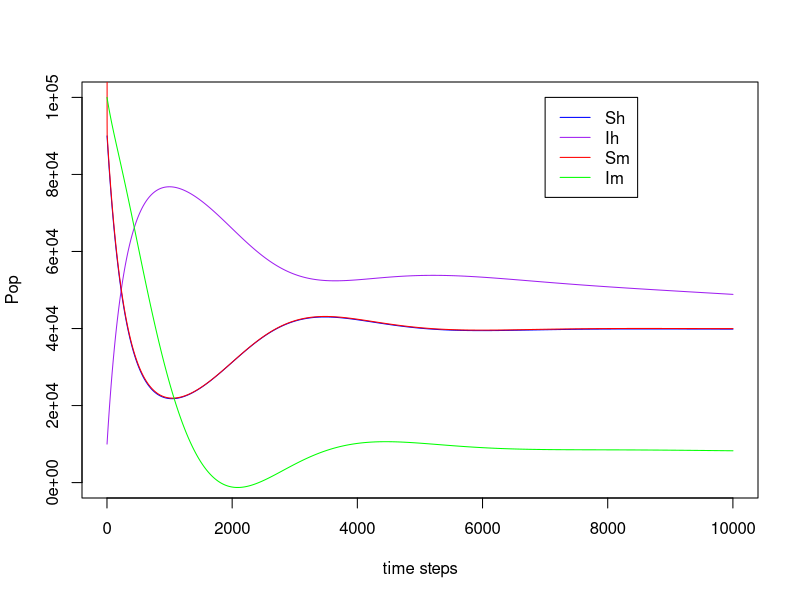

Reproduce this figure in R.
mu = c(.015,12)
beta = 0.0003
kappa = c(1/5, 10)
v = 2
alpha = 50

time = 1
dt = 0.0001

Sh = 90000
Ih = 10000
Sm = 900000
Im = 100000

Shvec = Sh
Ihvec = Ih
Smvec = Sm
Imvec = Im


for (i in 1:time){
  for (i in 1:(1/dt)){
    Nh = Sh+Ih
    Nm = Sm+Im
    Sh = Sh + mu[1]*Nh*dt + v*Ih*dt - beta*Im*Sh*dt - mu[1]*Sh*dt
    Ih = Ih + beta*Im*Sh*dt - v*Ih*dt- kappa[1]*Ih*dt - mu[1]*Ih*dt
    Sm = Sh + alpha*Nm*dt - beta*Ih*Sm*dt - mu[2]*Sm*dt
    Im = Im + beta*Ih*Sm*dt - kappa[2]*Ih*dt - mu[2]*Im*dt
    Shvec = c(Shvec,Sh)
    Ihvec = c(Ihvec,Ih)
    Smvec = c(Smvec,Sm)
    Imvec = c(Imvec,Im)
  }
}

plot(Shvec,col="blue",type="l",xlab="time steps",ylab="Pop",ylim=c(0,100000))
lines(Ihvec,col="purple")
lines(Smvec,col="red")
lines(Imvec,col="green")
legend(7000,100000,c("Sh","Ih","Sm","Im"),lty=c(1,1,1,1),col=c("blue","purple","red","green"))
